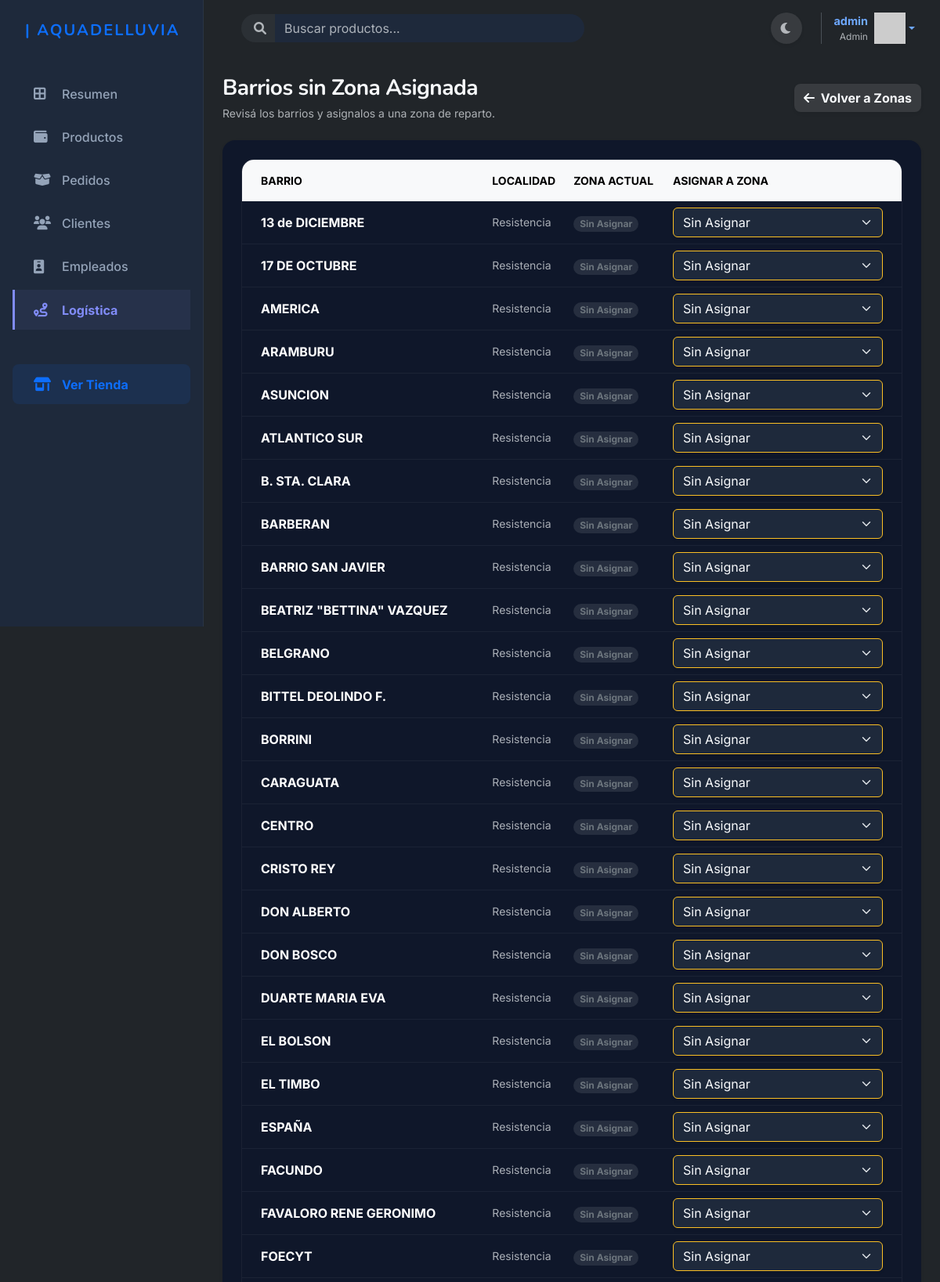
The page /logistica/zonas/asignar/ (signed in, upper part) on the database its author committed.
### apps/autenticacion/models.py (models this page shows, shortened)
class Usuario(AbstractUser):
    imagen_perfil = models.ImageField(upload_to='perfiles/', null=True, blank=True,default='usuarios/default.jpg')
    email = models.EmailField(unique=True)
    celular1 = models.CharField(max_length=20, null=True, blank=True)
    celular2 = models.CharField(max_length=20, null=True, blank=True)

### apps/logistica/models.py (models this page shows, shortened)
class Barrio(models.Model):
    nombre = models.CharField(max_length=100)
    ciudad = models.CharField(max_length=100, default='Resistencia')
    zona   = models.ForeignKey(
        Zona,
        on_delete=models.SET_NULL,
        null=True,
        blank=True,
        related_name='barrios_asociados'
    )
    class Meta:
        ordering = ['nombre']
        verbose_name = 'Barrio'
        verbose_name_plural = 'Barrios'

class Zona(models.Model):
    id_zona     = models.AutoField(primary_key=True)
    nombre      = models.CharField(max_length=100, unique=True)
    descripcion = models.TextField(blank=True, verbose_name='Descripción')
    class Meta:
        ordering = ['nombre']
        verbose_name = 'Zona'
        verbose_name_plural = 'Zonas'

### apps/logistica/views.py (the view, shortened to what this page needs)
# urls.py: path('zonas/asignar/',               views.direcciones_sin_zona,    name='direcciones_sin_zona'),
@login_required
def direcciones_sin_zona(request):
    if not es_admin_o_vendedor(request.user):
        messages.error(request, 'No tenés permiso para asignar zonas.')
        return redirect('inicio')
    from django.db.models import Q
    barrios_huerfanos = Barrio.objects.filter(
        Q(zona__isnull=True) | Q(zona__nombre='Sin Asignar') | Q(zona__nombre='Zona 1')
    ).select_related('zona').order_by('nombre')
    zonas = Zona.objects.all()
    contexto = {
        'barrios': barrios_huerfanos,
        'zonas': zonas
    }
    return render(request, 'logistica/direcciones_sin_zona.html', contexto)

### apps/autenticacion/templatetags/grupos.py (called while the page is built)
@register.filter(name='has_group')
def has_group(user, group_name):
    return user.groups.filter(name=group_name).exists()

### apps/carrito/context_processors.py (called while the page is built)
def carrito_total(request):
    total_items = 0
    if request.user.is_authenticated:
        carrito = Carrito.objects.filter(usuario=request.user).first()
        if carrito:
            total_items = carrito.total_items()
    return {'carrito_total_items': total_items}

### apps/carrito/models.py (called while the page is built)
    def total_items(self):
        return sum(item.cantidad for item in self.items.all())

### apps/logistica/views.py (called while the page is built)
def es_admin_o_vendedor(user):
    return user.is_superuser or user.groups.filter(name__in=['Vendedor']).exists()

### templates/logistica/direcciones_sin_zona.html (shortened to what this page needs)
{% extends 'base_dashboard.html' %}
{% block content %}
<div class="d-flex justify-content-between align-items-center mb-4">
    <div>
        <h1 class="h3 fw-bold mb-1 text-main">Barrios sin Zona Asignada</h1>
        <p class="text-muted small mb-0">Revisá los barrios y asignalos a una zona de reparto.</p>
    </div>
    <a href="{% url 'apps.logistica:listar_zonas' %}" class="btn btn-light border-0 shadow-sm rounded-3 hover-lift fw-bold">
        <i class="fa-solid fa-arrow-left me-1"></i> Volver a Zonas
    </a>
</div>
<div class="card border-0 shadow-sm rounded-4 bg-surface mb-5">
    <div class="card-body p-0">
        {% if barrios %}
        <form method="post" class="p-4">
            <div class="table-responsive rounded-4 overflow-hidden border">
                <table class="table table-hover align-middle mb-0">
                    <thead class="table-light text-muted small text-uppercase">
                        <tr>
                            <th class="ps-4 border-bottom-0 py-3">Barrio</th>
                            <th class="border-bottom-0 py-3">Localidad</th>
                            <th class="border-bottom-0 py-3">Zona Actual</th>
                            <th class="pe-4 border-bottom-0 py-3" style="width: 300px;">Asignar a Zona</th>
                        </tr>
                    </thead>
                    <tbody class="border-top-0">
                        {% for b in barrios %}
                        <tr>
                            <td class="ps-4 text-main fw-bold">
                                {{ b.nombre }}
                            </td>
                            <td class="text-muted small">
                                {{ b.ciudad }}
                            </td>
                            <td>
                                <span class="badge bg-secondary bg-opacity-25 text-secondary rounded-pill px-2 py-1">{{ b.zona.nombre|default:"—" }}</span>
                            </td>
                            <td class="pe-4">
                                <select name="zona_barrio_{{ b.pk }}" class="form-select border-warning shadow-sm">
                                    {% for z in zonas %}
                                    <option value="{{ z.pk }}" {% if b.zona == z %}selected{% endif %}>
                                        {{ z.nombre }}
                                    </option>
                                    {% endfor %}
                                </select>
                            </td>
                        </tr>
                        {% endfor %}
                    </tbody>
                </table>
            </div>
        </form>
        {% else %}
        <div class="text-center py-5 text-muted">
            <i class="fa-solid fa-map-location-dot fa-3x mb-3 opacity-25"></i>
            <p class="mb-0">¡Excelente! No hay barrios pendientes de asignación de zona.</p>
        </div>
        {% endif %}
    </div>
</div>
{% endblock %}

### templates/base_dashboard.html (shortened to what this page needs)
{% load grupos %}
{% load static %}
<!DOCTYPE html>
<html lang="es" data-bs-theme="dark">
<head>
    <link href="https://cdn.jsdelivr.net/npm/bootstrap@5.3.8/dist/css/bootstrap.min.css" rel="stylesheet">
    <link rel="stylesheet" href="{% static 'style/dashboard.css' %}?v=8">
    <link rel="stylesheet" href="{% static 'style/productos.css' %}?v=6">
    <link rel="stylesheet" href="https://cdnjs.cloudflare.com/ajax/libs/font-awesome/6.0.0/css/all.min.css">
</head>
<body class="bg-body">
    <div id="main-wrapper">
        <aside id="sidebar" class="d-none d-lg-flex flex-column p-3 vh-100 sticky-top">
            <a href="{% url 'inicio' %}" class="navbar-brand d-flex align-items-center mb-4 mt-2 px-3 text-decoration-none">
                <span class="fs-5 fw-bold text-primary tracking-wide text-uppercase" style="letter-spacing: 2px;">| Aquadelluvia</span>
            </a>
            <ul class="nav flex-column mb-auto gap-1 mt-3">
                <li class="nav-item">
                    <a href="{% url 'dashboard' %}" class="sidebar-link {% if request.resolver_match.view_name == 'dashboard' %}active{% endif %}">
                        <i class="fa-solid fa-border-all"></i> Resumen
                    </a>
                </li>
                <li class="nav-item">
                    <a href="{% url 'apps.productos:listar_productos_admin' %}" class="sidebar-link {% if request.resolver_match.view_name == 'apps.productos:listar_productos_admin' %}active{% endif %}">
                        <i class="fa-solid fa-wallet"></i> Productos
                    </a>
                </li>
                {% if user.is_superuser or user|has_group:"Vendedor" %}
                <li class="nav-item">
                    <a href="{% url 'apps.pedidos:listar_pedidos' %}" class="sidebar-link {% if 'pedidos' in request.resolver_match.view_name %}active{% endif %}">
                        <i class="fa-solid fa-box-open"></i> Pedidos
                    </a>
                </li>
                <li class="nav-item">
                    <a href="{% url 'apps.clientes:listar_clientes' %}" class="sidebar-link {% if 'clientes' in request.resolver_match.view_name %}active{% endif %}">
                        <i class="fa-solid fa-users"></i> Clientes
                    </a>
                </li>
                <li class="nav-item">
                    <a href="{% url 'apps.empleados:listar_empleados' %}" class="sidebar-link {% if 'empleados' in request.resolver_match.view_name %}active{% endif %}">
                        <i class="fa-solid fa-id-badge"></i> Empleados
                    </a>
                </li>
                {% endif %}
                {% if user.is_superuser or user|has_group:"Vendedor" or user|has_group:"Repartidor" %}
                <li class="nav-item">
                    <a href="{% url 'apps.logistica:listar_rutas' %}" class="sidebar-link {% if 'logistica' in request.resolver_match.view_name %}active{% endif %}">
                        <i class="fa-solid fa-route"></i> Logística
                    </a>
                </li>
                {% endif %}
                <li class="nav-item mt-auto pt-3">
                    <a href="{% url 'inicio' %}" class="sidebar-link text-primary fw-bold bg-primary bg-opacity-10 mt-4 rounded-3" target="_blank">
                        <i class="fa-solid fa-shop"></i> Ver Tienda
                    </a>
                </li>
            </ul>
        </aside>
        <div id="page-content-wrapper">
            <header class="top-header">
                <form class="d-flex me-auto ms-3 d-none d-md-flex w-50" role="search" action="{% url 'apps.buscador:buscar_productos' %}" method="get">
                    <div class="input-group">
                        <span class="input-group-text bg-surface border-0 rounded-start-pill ps-3 text-muted"><i class="fa-solid fa-search"></i></span>
                        <input class="form-control bg-surface border-0 rounded-end-pill shadow-none" type="search" name="q" placeholder="Buscar productos..." aria-label="Buscar" value="{{ query}}">
                    </div>
                </form>
                <div class="d-flex align-items-center gap-3">
                    <button class="toggle-theme-btn btn btn-light rounded-circle border-0 shadow-sm text-muted" style="width: 40px; height: 40px;">
                        <i class="fa-solid fa-moon"></i>
                    </button>
                    <div class="ms-2 ps-3 border-start border-light-subtle d-flex align-items-center">
                        {% if user.is_authenticated %}
                            <div class="dropdown">
                                <a href="#" class="d-flex align-items-center text-decoration-none dropdown-toggle" id="dropdownUser" data-bs-toggle="dropdown" aria-expanded="false">
                                    <div class="text-end me-2 d-none d-md-block">
                                        <div class="fw-bold text-main" style="font-size: 0.9rem;">{{ user.username }}</div>
                                        <div class="text-muted" style="font-size: 0.75rem;">{% if user.is_superuser %}Admin{% else %}Usuario{% endif %}</div>
                                    </div>
                                    <img src="https://ui-avatars.com/api/?name={{ user.username }}&background=6466f1&color=fff&rounded=true" alt="" width="40" height="40" class="shadow-sm">
                                </a>
                            </div>
                        {% else %}
                            <a class="btn btn-outline-primary rounded-pill btn-sm fw-bold px-3" href="{% url 'apps.autenticacion:ingresar' %}">Ingresar</a>
                        {% endif %}
                    </div>
                </div>
            </header>
            <main class="container-fluid px-4 py-4 flex-grow-1">
                {% block content %}{% endblock %}
            </main>
        </div>
    </div>
</body>
</html>

### static/style/dashboard.css (style rules this page uses)
:root, [data-bs-theme="light"] { --bg-main: #F8FAFC; --bg-surface: #FFFFFF; --color-primary: #4338ca; --color-secondary: #6366f1; --color-accent: #ea580c; --text-main: #0f172a; --text-muted: #475569; --bs-info: #0284c7; --bs-info-rgb: 2, 132, 199; --bs-warning: #d97706; --bs-warning-rgb: 217, 119, 6; --bs-success: #16a34a; --bs-success-rgb: 22, 163, 74; --bs-danger: #dc2626; --bs-danger-rgb: 220, 38, 38; --sidebar-width: 260px; --sidebar-bg: #FFFFFF; --sidebar-border: #e2e8f0; --font-body: 'Inter', sans-serif; --font-heading: 'Nunito', sans-serif; --bs-body-bg: var(--bg-main); --bs-body-color: var(--text-main); --bs-primary: var(--color-primary); --bs-secondary: var(--color-secondary); }
[data-bs-theme="dark"] { --bg-main: #0F172A; --bg-surface: #1E293B; --color-primary: #818cf8; --color-secondary: #c7d2fe; --color-accent: #fbbf24; --text-main: #f8fafc; --text-muted: #94a3b8; --bs-info: #38bdf8; --bs-info-rgb: 56, 189, 248; --bs-warning: #fbbf24; --bs-warning-rgb: 251, 191, 36; --bs-success: #4ade80; --bs-success-rgb: 74, 222, 128; --bs-danger: #f87171; --bs-danger-rgb: 248, 113, 113; --sidebar-width: 260px; --sidebar-bg: #1E293B; --sidebar-border: rgba(255, 255, 255, 0.05); --bs-body-bg: var(--bg-main); --bs-body-color: var(--text-main); --bs-primary: var(--color-primary); --bs-secondary: var(--color-secondary); --bs-border-color: rgba(255, 255, 255, 0.05); }
body { background-color: var(--bs-body-bg); color: var(--bs-body-color); font-family: var(--font-body); transition: background-color 0.3s ease, color 0.3s ease; }
h1, h2, h3, h4, h5, h6, .navbar-brand { font-family: var(--font-heading); font-weight: 800; letter-spacing: -0.02em; }
h1 { font-size: 2.5rem; color: var(--color-primary); }
.hover-lift { transition: transform 0.3s ease, box-shadow 0.3s ease; }
.btn { transition: all 0.3s ease; }
[data-bs-theme="dark"] .btn-light { background-color: rgba(255, 255, 255, 0.1); color: var(--text-main); border-color: transparent; }
[data-bs-theme="dark"] .form-control, [data-bs-theme="dark"] .form-select { background-color: var(--bg-surface); border-color: rgba(255, 255, 255, 0.1); color: var(--text-main); }
#main-wrapper { display: flex; min-height: 100vh; }
#sidebar { width: var(--sidebar-width); background-color: var(--sidebar-bg); border-right: 1px solid var(--sidebar-border); flex-shrink: 0; transition: all 0.3s ease; }
#page-content-wrapper { flex-grow: 1; min-width: 0; display: flex; flex-direction: column; }
.sidebar-link { display: flex; align-items: center; padding: 0.85rem 1.5rem; color: var(--text-muted); font-weight: 500; text-decoration: none; transition: all 0.2s ease; border-left: 3px solid transparent; }
.sidebar-link i { width: 24px; margin-right: 12px; font-size: 1.1rem; }
.sidebar-link.active { color: var(--color-primary); border-left-color: var(--color-primary); background-color: rgba(67, 56, 202, 0.08); font-weight: 700; }
[data-bs-theme="dark"] .sidebar-link.active { background-color: rgba(129, 140, 248, 0.08); }
.top-header { background-color: transparent; padding: 1rem 2rem; display: flex; justify-content: flex-end; align-items: center; }

### rows shown on the page
Usuario: username "admin"
Barrio: nombre "13 de DICIEMBRE", ciudad "Resistencia", zona.nombre "Sin Asignar", zona+id "Sin Asignar"
Barrio: nombre "17 DE OCTUBRE", ciudad "Resistencia", zona.nombre "Sin Asignar", zona+id "Sin Asignar"
Barrio: nombre "AMERICA", ciudad "Resistencia", zona.nombre "Sin Asignar", zona+id "Sin Asignar"
Barrio: nombre "ARAMBURU", ciudad "Resistencia", zona.nombre "Sin Asignar", zona+id "Sin Asignar"
Barrio: nombre "ASUNCION", ciudad "Resistencia", zona.nombre "Sin Asignar", zona+id "Sin Asignar"
Barrio: nombre "ATLANTICO SUR", ciudad "Resistencia", zona.nombre "Sin Asignar", zona+id "Sin Asignar"
Barrio: nombre "B. STA. CLARA", ciudad "Resistencia", zona.nombre "Sin Asignar", zona+id "Sin Asignar"
Barrio: nombre "BARBERAN", ciudad "Resistencia", zona.nombre "Sin Asignar", zona+id "Sin Asignar"
Barrio: nombre "BARRIO SAN JAVIER", ciudad "Resistencia", zona.nombre "Sin Asignar", zona+id "Sin Asignar"
Barrio: nombre "BEATRIZ \"BETTINA\" VAZQUEZ", ciudad "Resistencia", zona.nombre "Sin Asignar", zona+id "Sin Asignar"
Barrio: nombre "BELGRANO", ciudad "Resistencia", zona.nombre "Sin Asignar", zona+id "Sin Asignar"
Barrio: nombre "BITTEL DEOLINDO F.", ciudad "Resistencia", zona.nombre "Sin Asignar", zona+id "Sin Asignar"
Barrio: nombre "BORRINI", ciudad "Resistencia", zona.nombre "Sin Asignar", zona+id "Sin Asignar"
Barrio: nombre "CARAGUATA", ciudad "Resistencia", zona.nombre "Sin Asignar", zona+id "Sin Asignar"
Barrio: nombre "CENTRO", ciudad "Resistencia", zona.nombre "Sin Asignar", zona+id "Sin Asignar"
Barrio: nombre "CRISTO REY", ciudad "Resistencia", zona.nombre "Sin Asignar", zona+id "Sin Asignar"
Barrio: nombre "DON ALBERTO", ciudad "Resistencia", zona.nombre "Sin Asignar", zona+id "Sin Asignar"
Barrio: nombre "DON BOSCO", ciudad "Resistencia", zona.nombre "Sin Asignar", zona+id "Sin Asignar"
Barrio: nombre "DUARTE MARIA EVA", ciudad "Resistencia", zona.nombre "Sin Asignar", zona+id "Sin Asignar"
Barrio: nombre "EL BOLSON", ciudad "Resistencia", zona.nombre "Sin Asignar", zona+id "Sin Asignar"
Barrio: nombre "EL TIMBO", ciudad "Resistencia", zona.nombre "Sin Asignar", zona+id "Sin Asignar"
Barrio: nombre "ESPAÑA", ciudad "Resistencia", zona.nombre "Sin Asignar", zona+id "Sin Asignar"
Barrio: nombre "FACUNDO", ciudad "Resistencia", zona.nombre "Sin Asignar", zona+id "Sin Asignar"
Barrio: nombre "FAVALORO RENE GERONIMO", ciudad "Resistencia", zona.nombre "Sin Asignar", zona+id "Sin Asignar"
Barrio: nombre "FOECYT", ciudad "Resistencia", zona.nombre "Sin Asignar", zona+id "Sin Asignar"
